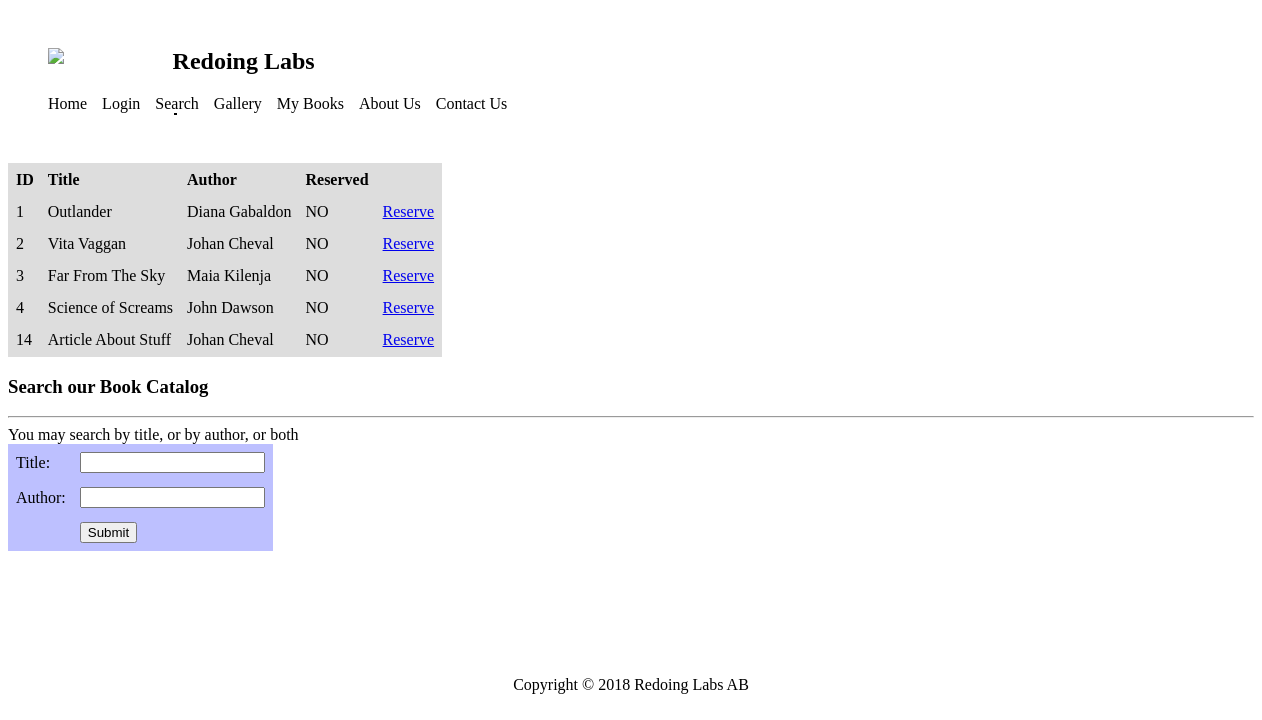
Page /frontend/search.php on the committed database.
### tables this page shows
CREATE TABLE `books` (
  `id` int(100) NOT NULL,
  `title` varchar(100) NOT NULL,
  `No_pages` int(11) NOT NULL,
  `Ed_nr` int(11) NOT NULL,
  `Pub_year` int(4) NOT NULL,
  `Pub_name` varchar(50) NOT NULL,
  `onloan` tinyint(1) NOT NULL
);

CREATE TABLE `authors` (
  `ID` int(11) NOT NULL,
  `F_name` varchar(20) NOT NULL,
  `L_name` varchar(20) NOT NULL,
  `dob` date NOT NULL
);

### frontend/config.php (called while the page is built, shortened)
<?php
$url = $_SERVER['REQUEST_URI'];
$strings = explode('/', $url);
$current_page = end($strings);
?>

### frontend/search.php (the view, shortened to what this page needs)
<?php
    include('header.php');
    include('config.php');
@ $db = new mysqli($dbserver, $dbuser, $dbpass, $dbname);
$query = "SELECT books.id, books.title, authors.F_name, authors.L_name, books.onloan FROM books
            JOIN book_author ON book_author.book_id = books.id
            JOIN authors ON book_author.author_id = authors.id";
    $stmt = $db->prepare($query);
    $stmt->bind_result($bookid, $title, $auth_fname, $auth_lname, $onloan);
    $stmt->execute();
    echo '<table bgcolor="#dddddd" cellpadding="6">';
    echo '<tr> <td><b>ID</b></td> <td><b>Title</b></td> <td><b>Author</b></td> <td><b>Reserved</b></td> </b> </tr>';
    while ($stmt->fetch()) {
        if($onloan == 0) {
            $onloan = 'NO';
            echo "<tr>";
            echo "<td> $bookid </td> <td> $title </td><td> $auth_fname $auth_lname </td> <td> $onloan </td>";
            echo '<td><a href="reserveBook.php?bookid=' . urlencode($bookid) . '"> Reserve </a></td>';
            echo "</tr>";
        } else {
            $onloan = 'YES';
            echo "<tr>";
            echo "<td> $bookid </td> <td> $title </td><td> $auth_fname $auth_lname </td> <td> $onloan </td>";
            echo '<td><a href="returnBook.php?bookid=' . urlencode($bookid) . '"> Return </a></td>';
            echo "</tr>";
        }
    }
    echo "</table>";
?>
<h3>Search our Book Catalog</h3>
<hr>
You may search by title, or by author, or both<br>
<form action="search.php" method="POST">
    <table bgcolor="#bdc0ff" cellpadding="6">
        <tbody>
            <tr>
                <td>Title:</td>
                <td><INPUT type="text" name="searchtitle"></td>
            </tr>
            <tr>
                <td>Author:</td>
                <td><INPUT type="text" name="searchauthor"></td>
            </tr>
            <tr>
                <td></td>
                <td><INPUT type="submit" name="submit" value="Submit"></td>
            </tr>
        </tbody>
    </table>
</form>
    <?php include('footer.php'); ?>

### frontend/header.php (shortened to what this page needs)
<?php
	include('config.php');
?>
<!doctype html>
<html>
<head>
    <link rel="stylesheet" href="style.css">
</head>
<body>
	<div class="header">
		<div class="float">
			<div class="float-logo">
				<img src="https://s3-us-west-2.amazonaws.com/i.cdpn.io/28275.cFDhy.7e19a5d2-4307-494b-aaf1-c711d1ce3783.png">
			</div>
			<div class="float-title">
				<h2>Redoing Labs</h2>
			</div>
		</div>
		<nav>
			<ul>
				<li><a class="active <?php echo ($current_page == 'contact.php' ) ? 'selected' : NULL ?>" href="contact.php">Contact Us</a></li>
				<li><a class="active <?php echo ($current_page == 'about.php' ) ? 'selected' : NULL ?>" href="about.php">About Us</a></li>
				<li><a class="active <?php echo ($current_page == 'mybooks.php' ) ? 'selected' : NULL ?>"href="mybooks.php">My Books</a></li>
				<li><a class="active <?php echo ($current_page == 'gallery.php' ) ? 'selected' : NULL ?>" href="gallery.php">Gallery</a></li>
				<li><a class="active <?php echo ($current_page == 'search.php' ) ? 'selected' : NULL ?>" href="search.php">Search</a></li>
				<li><a class="active <?php echo ($current_page == 'login.php' ) ? 'selected' : NULL ?>" href="login.php">Login</a></li>
				<li><a class="active <?php echo ($current_page == 'index.php' || $current_page == '') ? 'selected' : NULL ?>" href="index.php">Home</a></li>
			</ul>
		</nav>
	</div>
</body>
</html>

### frontend/footer.php (shortened to what this page needs)
<!doctype html>
<html>
<head>
	<link rel="stylesheet" href="style.css">
</head>
<body>
    <footer>
        <p>Copyright © 2018 Redoing Labs AB</p>
    </footer>
</body>
</html>

### frontend/style.css (style rules this page uses)
body { overflow-x: hidden; }
div.header { width: 100%; overflow: hidden; padding: 20px; margin-bottom: 30px; margin-left: 20px; }
nav { width: 45%; float: left; }
.float-logo { width: 10%; float: left; }
.float-logo img { max-width: 100%; }
.selected:after { content: ''; display: block; height: 2px; width: 8%; right: 50%; background-color: black; position: absolute; }
nav ul { list-style-type: none; display: block; float: left; padding: 0; margin: 0; }
nav ul li { float: right; margin-right: 15px; position: relative; }
nav ul li a { text-decoration: none; color: black; }
nav ul li a:after { content: ''; display: block; height: 2px; width: 0%; background-color: black; position: absolute; right: 48%; transition: all ease-in-out 250ms; }
footer { margin-top: 10%; width: 100%; }
footer p { width: 30%; margin: 0 auto; text-align: center; }

### rows in the picture
books: id "1", title "Outlander", authors.F_name "Diana", authors.L_name "Gabaldon", onloan "NO"
books: id "2", title "Vita Vaggan", authors.F_name "Johan", authors.L_name "Cheval", onloan "NO"
books: id "3", title "Far From The Sky", authors.F_name "Maia", authors.L_name "Kilenja", onloan "NO"
books: id "4", title "Science of Screams", authors.F_name "John", authors.L_name "Dawson", onloan "NO"
books: id "14", title "Article About Stuff", authors.F_name "Johan", authors.L_name "Cheval", onloan "NO"
